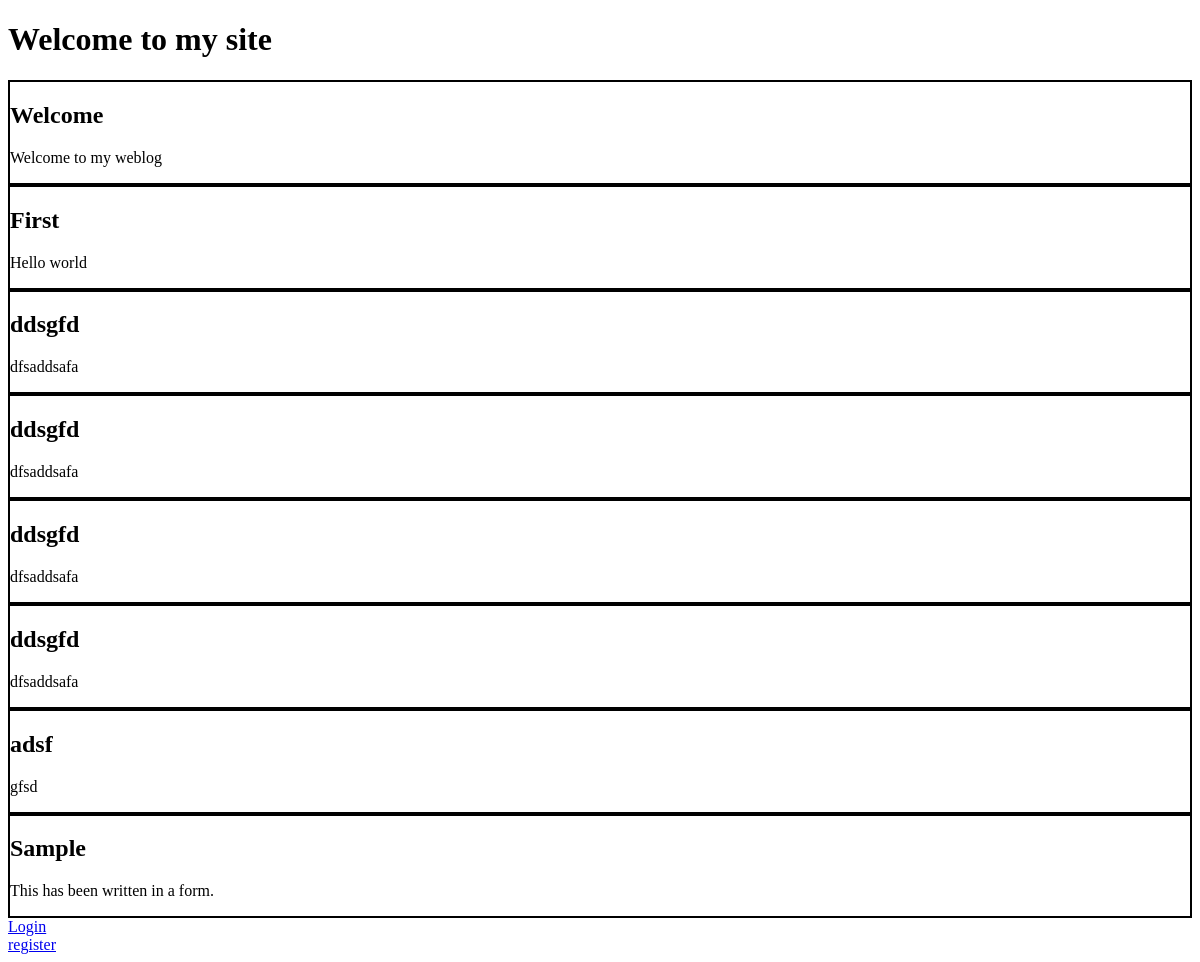
Before: / with the older database file.
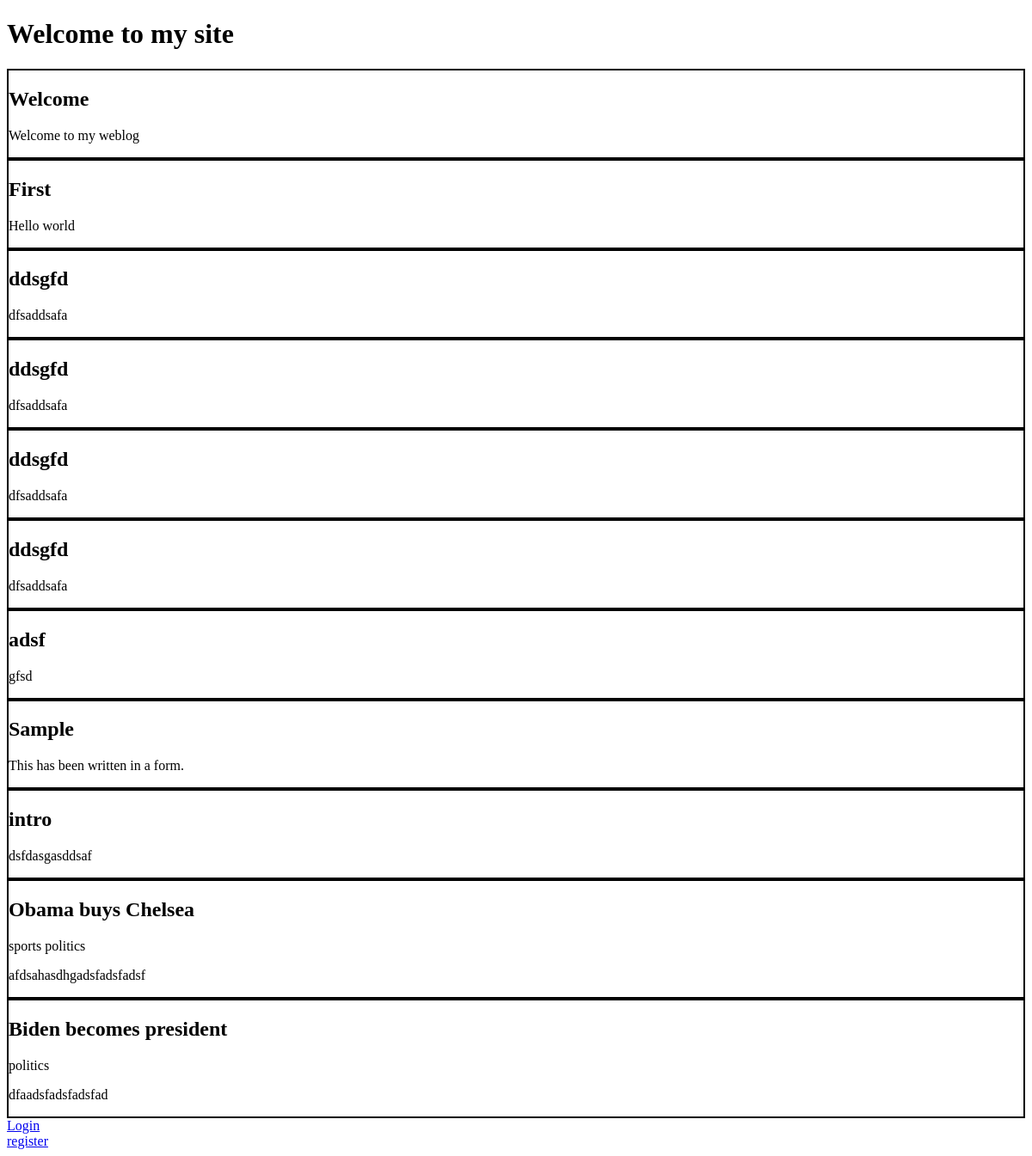
After: the same page with the newer database file.
### app.py (models this page shows)
class Post(db.Model):
    id = db.Column(db.Integer, primary_key=True)
    title = db.Column(db.String(200), nullable=False)
    image = db.Column(db.String(200), nullable=True)
    desc = db.Column(db.String(1000), nullable=False)
    date_created = db.Column(db.DateTime, default=datetime.now)
    author_id = db.Column(db.Integer, db.ForeignKey('user.id'))
    id_labeled = db.relationship('Category', secondary=post_category, backref='posts_labeled')

class Category(db.Model):
    id = db.Column(db.Integer, primary_key=True)
    name = db.Column(db.String(20), nullable=False)

### app.py (the view)
@app.route('/')
def index():
    posts = Post.query.all()
    return render_template('index.html', posts=posts)

### templates/index.html (shortened to what this page needs)
{% extends 'base.html' %}
{% block content %}
<h1>Welcome to my site</h1>
{%for post in posts%}
<div class='single-post'>
<h2>{{post.title}}</h2>
<p>{%for tag in post.id_labeled%} {{tag.name}}{%endfor%}</p>
<p>{{post.desc}}</p>
</div>
{%endfor%}
<a href={{url_for('login')}}>Login</a>
<br/>
<a href={{url_for('register')}}>register</a>
{% endblock %}

### templates/base.html (shortened to what this page needs)
<!DOCTYPE html>
<html lang="en">
<head>
    <link rel='stylesheet' href='{{url_for('static', filename='posts.css')}}' />
</head>
<body>
    {% block content %}
    {% endblock %}
</body>
</html>

### static/posts.css (style rules this page uses)
.single-post { border: 2px solid black; }

Changed rows visible on the page:
added Post: title "intro", desc "dsfdasgasddsaf"
added Post: title "Obama buys Chelsea", desc "afdsahasdhgadsfadsfadsf"
added Category: name "sports", shown under "Obama buys Chelsea"
added Category: name "politics"
added Post: title "Biden becomes president", desc "dfaadsfadsfadsfad"
